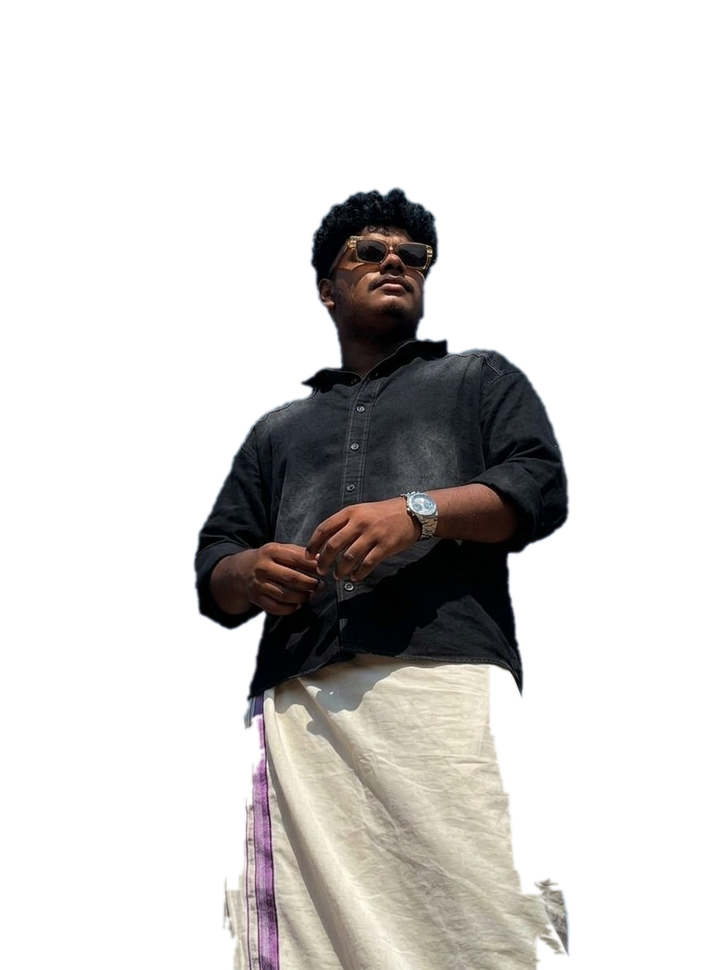
#> input picture assets/photo-cut.png, 727 x 970 px, shrunk from 896 x 1195 before the run
$ python cutout.py ../assets/photo-cut.png
#> lines starting #> are read from the running program, lines starting #| are printed output that depends on the picture; after the words box and inside, x2 and y2 are one past the last pixel; in counts of white or black regions, pixels touching at a corner belong together
#!/usr/bin/env python3
"""
cutout.py - drop a plain sky/wall background out of a photo, writing RGBA PNG.

    python scripts/cutout.py assets/photo.jpg -o assets/photo-cut.png

Why this exists: dotify's --equalize measures the histogram of whatever it is
given. Hand it a photo that is two-thirds bright sky and the subject stays
crushed into a silhouette no matter what you set. Remove the sky first and the
same flags recover the face, because the histogram is then the subject's own.

The alpha channel also carries through to the SVG - no dots are drawn outside
the subject, so the portrait sits on the README background instead of inside a
blue rectangle.

How it works, in order:
  1. score every pixel for "blueness" (B above the larger of R and G)
  2. keep the blue regions that touch the image border - that is the sky, as
     opposed to anything blue the subject happens to be wearing
  3. grow that region into neighbouring pale low-saturation pixels, which is
     what clouds are, and what a blue-only test always misses
  4. fill holes, keep the largest remaining blob as the subject
  5. feather the edge so the dot grid does not end on a staircase

Requires Pillow, numpy and scipy.
"""

from __future__ import annotations

import argparse
import sys
from pathlib import Path

try:
    import numpy as np
    from PIL import Image, ImageOps
    from scipy import ndimage as ndi
except ImportError as e:  # pragma: no cover
    sys.exit(f"missing dependency ({e}). python -m pip install Pillow numpy scipy")


def blueness(rgb: np.ndarray) -> np.ndarray:
    """How much more blue a pixel is than its strongest other channel.

    Sky scores 40-90. Skin, black cloth and white cloth all score near zero or
    negative, which is the whole point - it separates on hue, not brightness.
    """
    r, g, b = (rgb[..., i].astype(np.int16) for i in range(3))
    return b - np.maximum(r, g)


def border_seeded(mask: np.ndarray, margin: int = 2) -> np.ndarray:
    """Keep only the components of `mask` that touch the image border.

    A blue T-shirt in the middle of the frame is blue but is not background.
    """
    lab, n = ndi.label(mask)
    if n == 0:
        return np.zeros_like(mask)
    edge = np.zeros_like(mask)
    edge[:margin, :] = edge[-margin:, :] = True
    edge[:, :margin] = edge[:, -margin:] = True
    keep = set(np.unique(lab[edge & mask])) - {0}
    return np.isin(lab, list(keep))


def grow_into_pale(bg: np.ndarray, rgb: np.ndarray, rounds: int,
                   min_value: int, max_sat: int) -> np.ndarray:
    """Dilate `bg` into adjacent pale, washed-out pixels - i.e. cloud.

    Restricted to pale pixels so the growth stops at the subject's edge rather
    than eating into it. Runs a fixed number of rounds instead of to
    convergence: a white mundu is also pale, and if the two ever touch, an
    unbounded flood would swallow it.
    """
    mx = rgb.max(axis=2).astype(np.int16)
    mn = rgb.min(axis=2).astype(np.int16)
    pale = (mx >= min_value) & ((mx - mn) <= max_sat)
    for _ in range(rounds):
        grown = ndi.binary_dilation(bg, structure=np.ones((3, 3), bool)) & pale
        if (grown == bg).all():
            break
        bg = grown | bg
    return bg


def largest_blob(mask: np.ndarray) -> np.ndarray:
    lab, n = ndi.label(mask)
    if n <= 1:
        return mask
    sizes = ndi.sum(mask, lab, range(1, n + 1))
    return lab == (int(np.argmax(sizes)) + 1)


def cut(path: Path, threshold: int, grow: int, feather: float,
        min_value: int, max_sat: int, keep_largest: bool):
    img = ImageOps.exif_transpose(Image.open(path)).convert("RGB")
    rgb = np.asarray(img)

    bg = border_seeded(blueness(rgb) > threshold)
    if not bg.any():
        sys.exit(f"nothing scored above --threshold {threshold} at the border. "
                 f"Is the background actually sky? Try a lower threshold, or "
                 f"skip the cutout and run dotify on the photo directly.")

    bg = grow_into_pale(bg, rgb, grow, min_value, max_sat)

    subject = ndi.binary_fill_holes(~bg)
    if keep_largest:
        subject = largest_blob(subject)

    # A hard alpha edge makes the outermost ring of dots pop to full size and
    # look like a cut-out sticker. Blurring the mask ramps them down instead.
    alpha = ndi.gaussian_filter(subject.astype(np.float32), feather) if feather > 0 \
        else subject.astype(np.float32)
    alpha = np.clip(alpha, 0, 1)

    # Blank the RGB under fully transparent pixels. It is invisible either way,
    # but a flat region compresses far better - on this photo it takes the PNG
    # from 810 KB to 455 KB, and the file is committed.
    a8 = (alpha * 255).round().astype(np.uint8)
    rgb = np.where(a8[..., None] == 0, 0, rgb).astype(np.uint8)

    out = np.dstack([rgb, a8])
    return Image.fromarray(out, "RGBA"), float(subject.mean())


def main(argv=None):
    p = argparse.ArgumentParser(
        description=__doc__, formatter_class=argparse.RawDescriptionHelpFormatter)
    p.add_argument("image", type=Path)
    p.add_argument("-o", "--out", type=Path, default=Path("assets/photo-cut.png"))
    p.add_argument("--threshold", type=int, default=18,
                   help="blueness above which a pixel counts as sky (default 18); "
                        "raise it if the cutout eats the subject, lower it if "
                        "sky survives")
    p.add_argument("--grow", type=int, default=40,
                   help="dilation rounds into pale pixels, for cloud (default 40)")
    p.add_argument("--min-value", type=int, default=170,
                   help="how bright a pixel must be to count as cloud")
    p.add_argument("--max-sat", type=int, default=45,
                   help="how colourless a pixel must be to count as cloud")
    p.add_argument("--feather", type=float, default=1.4,
                   help="gaussian blur on the alpha edge, in pixels")
    p.add_argument("--no-largest", dest="keep_largest", action="store_false",
                   help="keep every subject blob, not just the biggest one")
    a = p.parse_args(argv)

    if not a.image.exists():
        sys.exit(f"no such image: {a.image}")

    img, frac = cut(a.image, a.threshold, a.grow, a.feather,
                    a.min_value, a.max_sat, a.keep_largest)
#> in cut, `img = ImageOps.exif_transpose(Image.open(path)).convert("RGB")`:
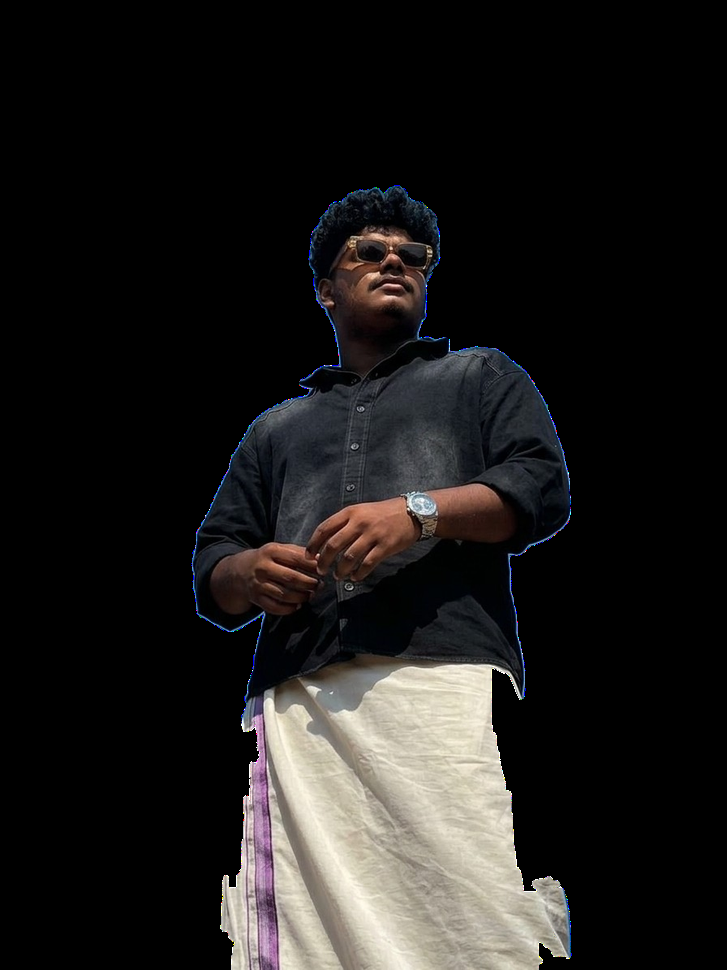
#> img: PIL image 727x970 RGB; mean R, G, B 29.4, 27.8, 26.7
#> in blueness, `r, g, b = (rgb[..., i].astype(np.int16) for i in range(3))`:
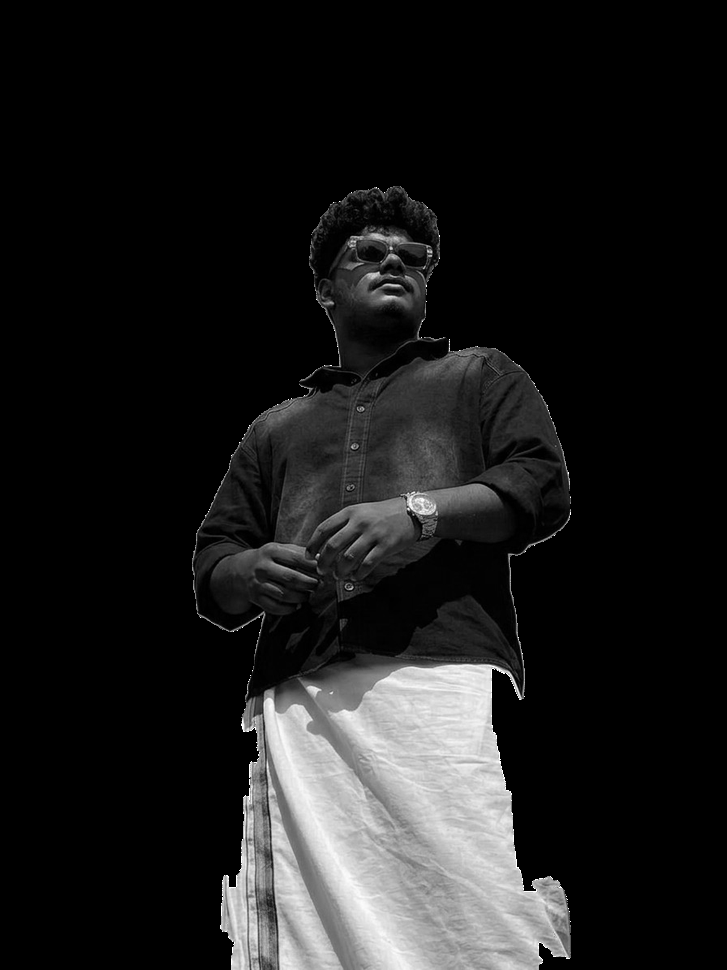
#> g: shape (970, 727) int16; min 0, max 255, mean 27.8
#> in blueness, `r, g, b = (rgb[..., i].astype(np.int16) for i in range(3))`:
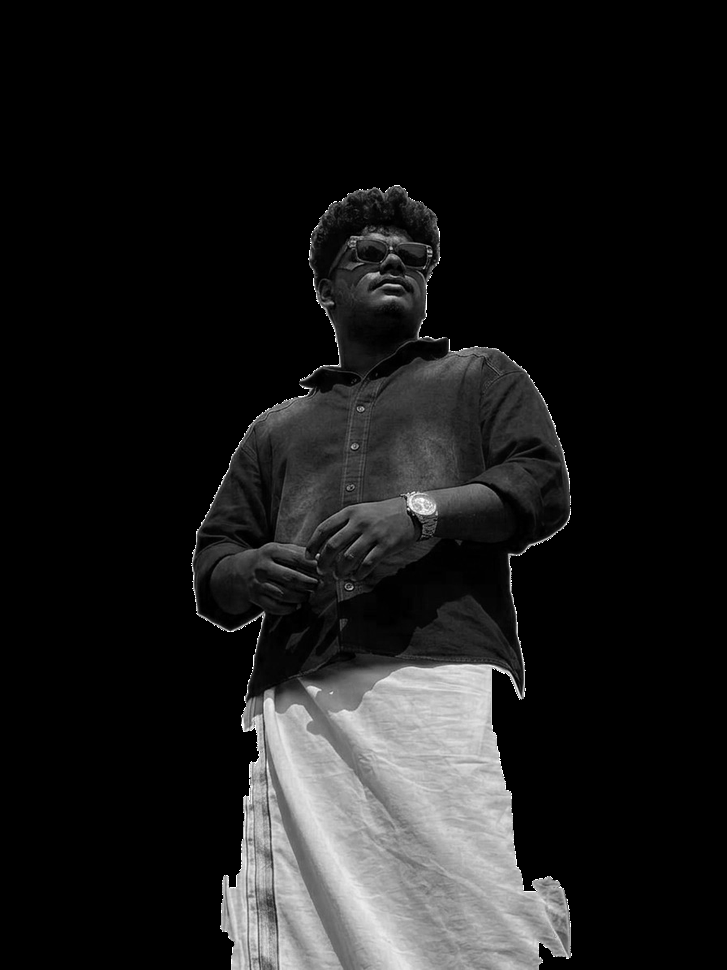
#> b: shape (970, 727) int16; min 0, max 255, mean 26.7
#> in blueness, `return b - np.maximum(r, g)`:
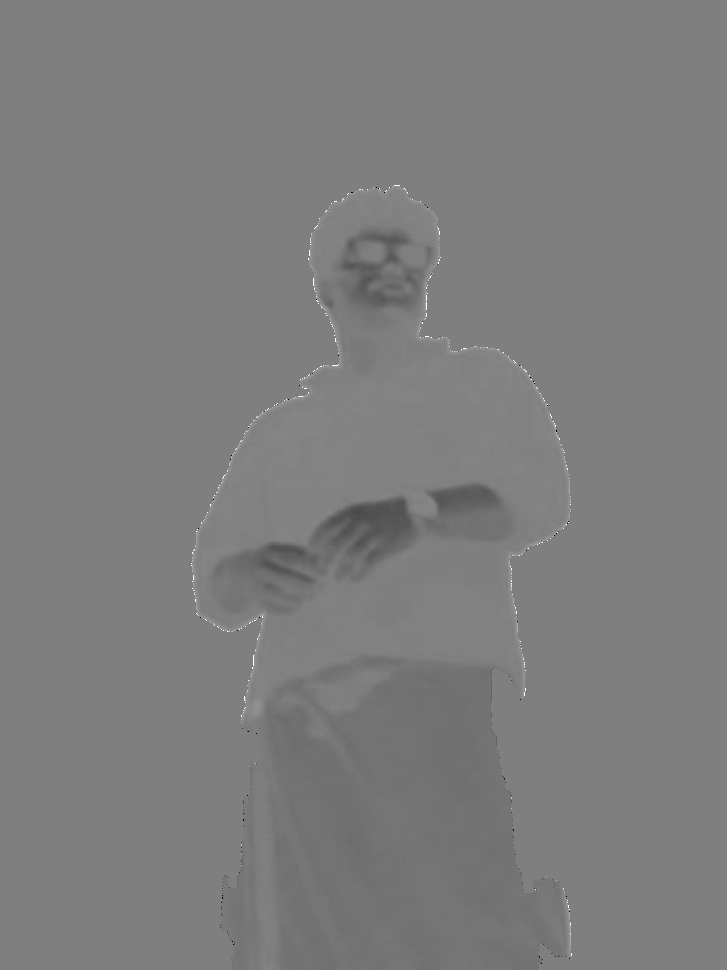
#> returned value: shape (970, 727) int16; min -255, max 255, mean -3.2; drawn with min black and max white
#> in border_seeded, `lab, n = ndi.label(mask)`:
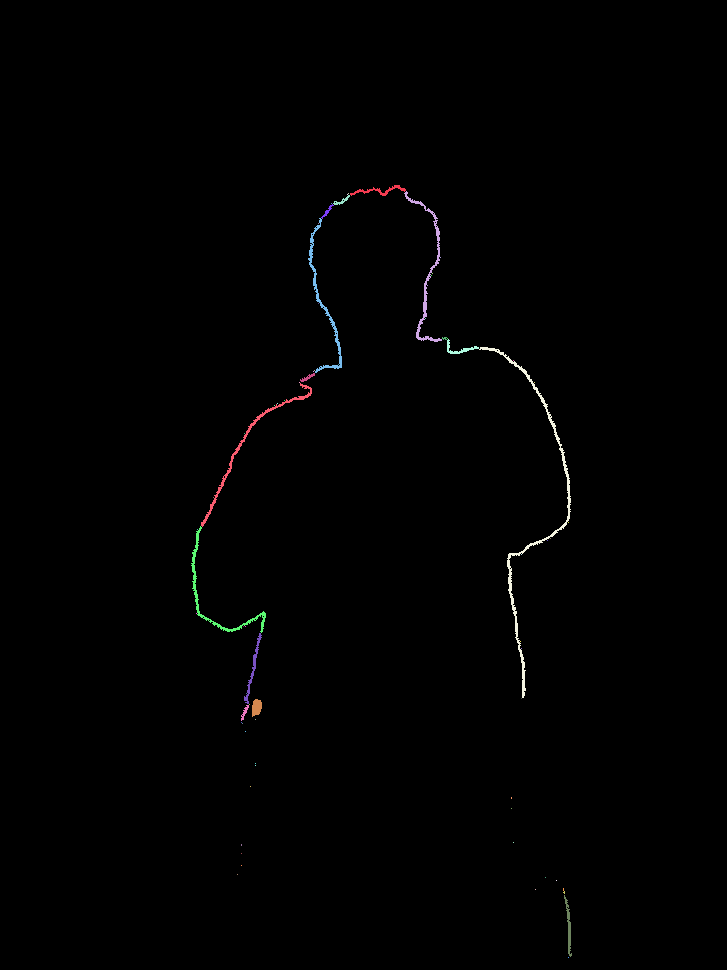
#> lab: shape (970, 727) int32; 71 distinct labels, from 0 to 70; one colour per label, 0 black
#> in border_seeded, `lab, n = ndi.label(mask)`: n = 70
#> in border_seeded, `lab, n = ndi.label(mask)`:
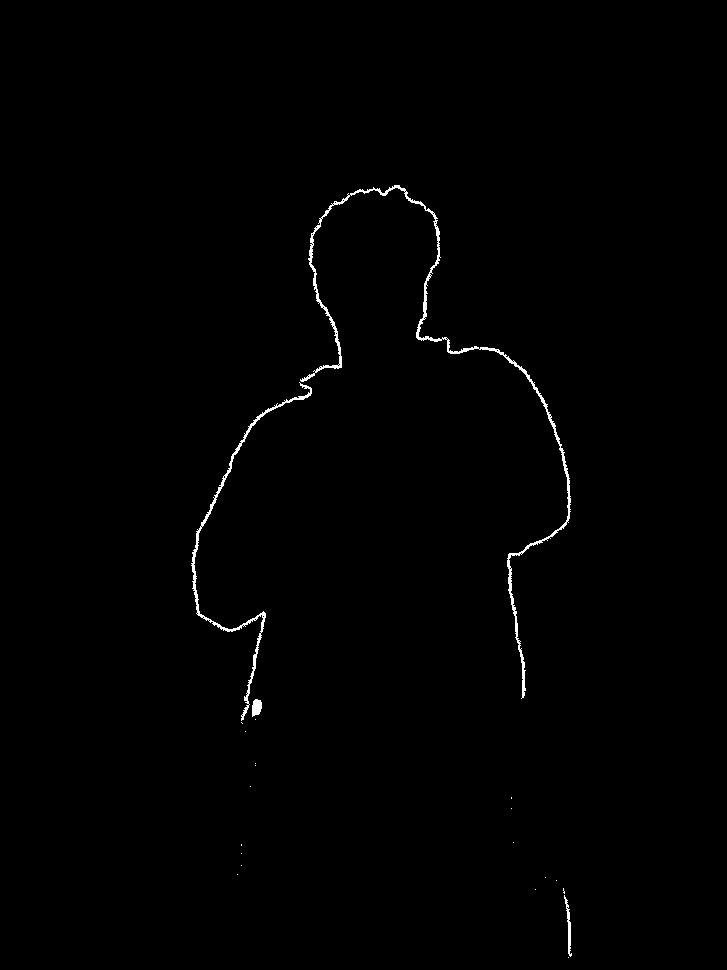
#> mask: shape (970, 727) bool; 0.62% white in thin lines or dots, all inside (x1, y1, x2, y2) = (191, 185, 572, 958)
#> in border_seeded, `keep = set(np.unique(lab[edge & mask])) - {0}`: keep = 0 items
#> in border_seeded, `return np.isin(lab, list(keep))`: returned value: shape (970, 727) bool; every value is 0
    a.out.parent.mkdir(parents=True, exist_ok=True)
    img.save(a.out, optimize=True)
    print(f"wrote {a.out}  (subject is {frac * 100:.1f}% of the frame)")
    if frac > 0.75:
        print("  ! that is most of the frame - the sky probably was not removed",
              file=sys.stderr)
    elif frac < 0.08:
        print("  ! that is almost nothing - --threshold is probably too low",
              file=sys.stderr)


if __name__ == "__main__":
#> (the run stopped early here; a loop or call above may not have finished)
